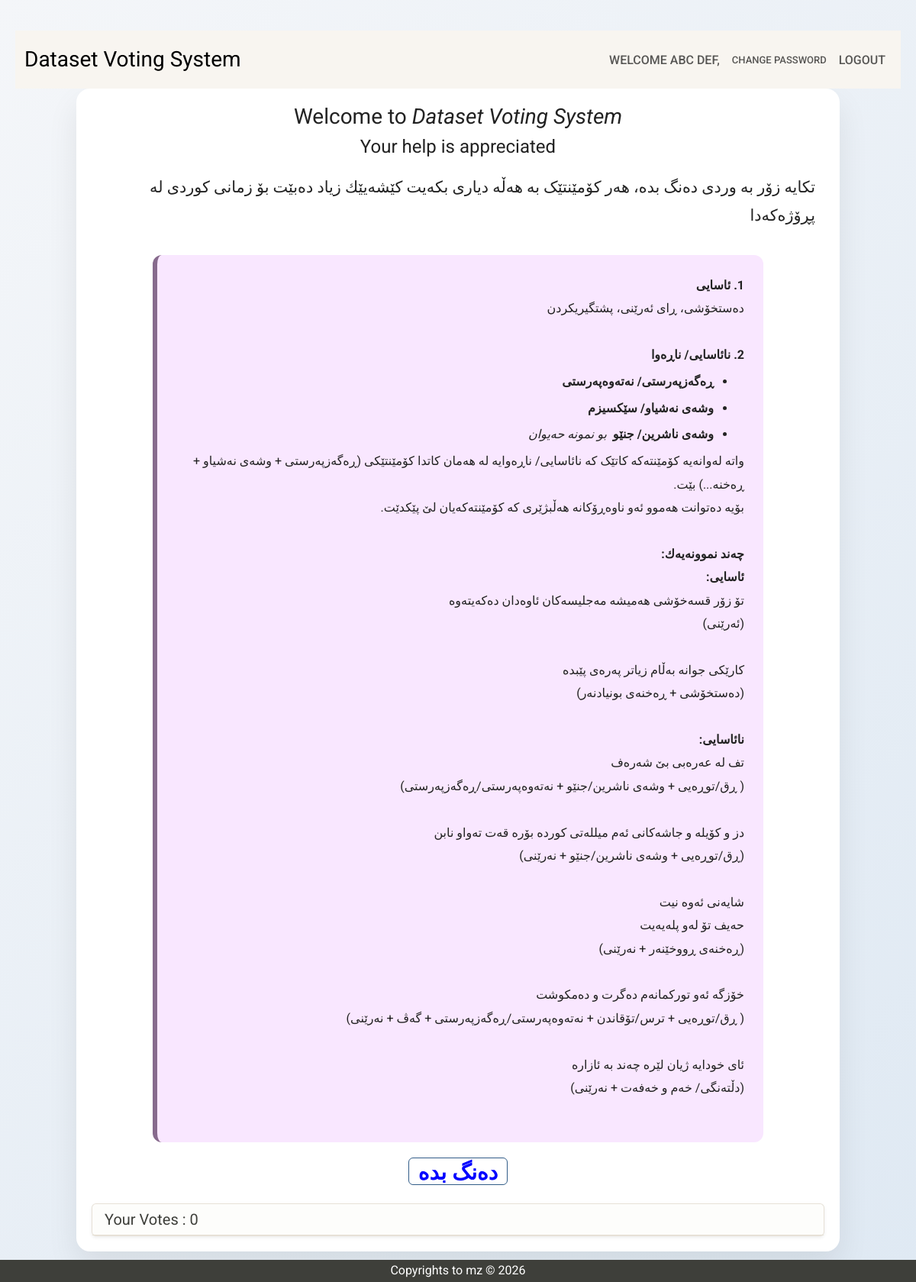
The app's page / (signed in) with its own data.
### account/models.py (models this page shows, shortened)
class Voter(AbstractUser):
    email = models.EmailField(unique=True)
    full_name = models.CharField(max_length=150)
    USERNAME_FIELD = 'email'
    REQUIRED_FIELDS = ['username', 'full_name']

### dsa/models.py (models this page shows, shortened)
class FeedbackOption(models.Model):
    name = models.CharField(max_length=255)
    description = models.TextField(blank=True, null=True)

### dsa/views.py (the view)
# urls.py: path('',  HomeView.as_view(), name='home'),
class HomeView(TemplateView):
	template_name = "public/home.html"
	def get_context_data(self, **kwargs):
		context = super().get_context_data(**kwargs)
		if self.request.user.is_authenticated:
			feedbacks = Feedback.objects.filter(user=self.request.user).exclude(no_vote=True)
			if len(feedbacks) > 0:
				context["feedbacks"] = feedbacks
		feedback_options = FeedbackOption.objects.all()
		context["feedback_options"] = feedback_options
		return context

### templates/public/home.html (shortened to what this page needs)
{% extends "base/base.html" %}
{% block content %}
<div class="container">
<h3> Welcome to <i>Dataset Voting System </i></h3>
<h4> Your help is appreciated</h4>
<p class="p1">
تکایە زۆر بە وردی دەنگ بدە، هەر کۆمێنتێک بە هەڵە دیاری بکەیت کێشەیێك زیاد دەبێت بۆ زمانی کوردی لە پڕۆژەکەدا
</p>
<div class="rtl">
<div class="purple-box">
<b>1. ئاسایی</b><br>
دەستخۆشی، ڕای ئەرێنی، پشتگیریکردن
<br><br>
<b>2. نائاسایی/ ناڕەوا</b>
<ul>
{% for option in feedback_options %}
    <li><b>{{ option.name }}</b> <i class="mx-1"> {{ option.description }} </i></li>
{% endfor %}
</ul>
واتە لەوانەیە کۆمێنتەکە کاتێک کە نائاسایی/ ناڕەوایە لە هەمان کاتدا کۆمێنتێکی (ڕەگەزپەرستی + وشەی نەشیاو + ڕەخنە...) بێت.<br>
بۆیە دەتوانت هەموو ئەو ناوەڕۆکانە هەڵبژێری کە کۆمێنتەکەیان لێ پێکدێت.
<br><br>
<b>چەند نموونەیەك:</b><br>
<b>ئاسایی:</b><br>
تۆ زۆر قسەخۆشی هەمیشە مەجلیسەکان ئاوەدان دەکەیتەوە<br>
(ئەرێنی)
<br><br>
کارێکی جوانە بەڵام زیاتر پەرەی پێبدە<br>
(دەستخۆشی + ڕەخنەی بونیادنەر)<br><br>
<b>نائاسایی:</b><br>
تف لە عەرەبی بێ شەرەف<br>
( ڕق/توڕەیی + وشەی ناشرین/جنێو + نەتەوەپەرستی/ڕەگەزپەرستی)
<br><br>
دز و کۆیلە و جاشەکانی ئەم میللەتی کوردە بۆرە قەت تەواو نابن<br>
(ڕق/توڕەیی + وشەی ناشرین/جنێو + نەرێنی)
<br><br>
شایەنی ئەوە نیت<br>
حەیف تۆ لەو پلەیەیت<br>
(ڕەخنەی ڕووخێنەر + نەرێنی)<br><br>
خۆزگە ئەو تورکمانەم دەگرت و دەمکوشت<br>
( ڕق/توڕەیی + ترس/تۆقاندن + نەتەوەپەرستی/ڕەگەزپەرستی + گەڤ + نەرێنی)<br><br>
ئای خودایە ژیان لێرە چەند بە ئازارە<br>
(دڵتەنگی/ خەم و خەفەت + نەرێنی)<br><br>
</div>
<div class="text-center ">
    <a class="btn btn-primary btn-large btn-block vote-btn fs-3" href="{% url 'vote' %}">دەنگ بدە</a>
</div>
</div>
<div class="card mt-4 shadow-sm">
    <div class="card-header d-flex justify-content-between align-items-center">
        <h5 class="mb-0">Your Votes : {{ feedbacks|length }}</h5>
    </div>
</div>
</div>
{% endblock %}

### templates/public/nav.html (shortened to what this page needs)
<nav class="navbar navbar-expand-lg navbar-light bg-light">
  <div class="container-fluid">
    <a class="navbar-brand fs-3" href="{% url 'home' %}">Dataset Voting System</a>
    <div class="collapse navbar-collapse" id="navbarNav">
      <ul class="navbar-nav ms-auto">
        {% if user.is_authenticated %}
          <li class="nav-item nav-link fs-6">
            Welcome {{ user.full_name|default:user.email }},
          </li>
          <li class="nav-item">
            <a class="nav-link" href="{% url 'password_change' %}">Change Password</a>
          </li>
          <li class="nav-item">
            <form action="{% url 'logout' %}" method="POST">
              <button type="submit" class="nav-link btn btn-link fs-6">
                Logout
              </button>
            </form>
          </li>
        {% endif %}
      </ul>
    </div>
  </div>
</nav>

### templates/public/home.html (style rules this page uses)
body { background: linear-gradient(135deg,#f4f6f9,#dfe9f3); margin:0; padding:40px 20px; color:#222; line-height:1.8; }
.p1 { text-align: right; font-size: 1.3em; padding: 12px; }
.container { max-width:1000px; margin:auto; background:white; padding:20px; border-radius:18px; box-shadow:0 20px 40px rgba(0,0,0,0.08); }
h3, h4 { text-align:center; }
ul { padding-left:20px; margin:5px 0; }
li { margin-bottom:4px; }
.rtl { direction: rtl; text-align: right; }
.purple-box { background-color: #f9e7ff; padding: 25px; border-radius: 12px; line-height: 1.9; border-left: 6px solid #876a8d; direction: rtl; text-align: right; max-width: 800px; margin: 20px auto; }
.vote-btn { display: inline-block; background: #ffffff; color: blue; font-size: 17px; font-weight: 600; text-decoration: italic; text-align: left; font-family: "Segoe UI", Tahoma, sans-serif; }

### records on screen
Voter: full_name "ABC DEF"
FeedbackOption: name "ڕەگەزپەرستی/ نەتەوەپەرستی"
FeedbackOption: name "وشەی نەشیاو/ سێکسیزم"
FeedbackOption: name "وشەی ناشرین/ جنێو", description "بو نمونە حەیوان"

### other values on screen
{{ feedbacks|length }} "0"
